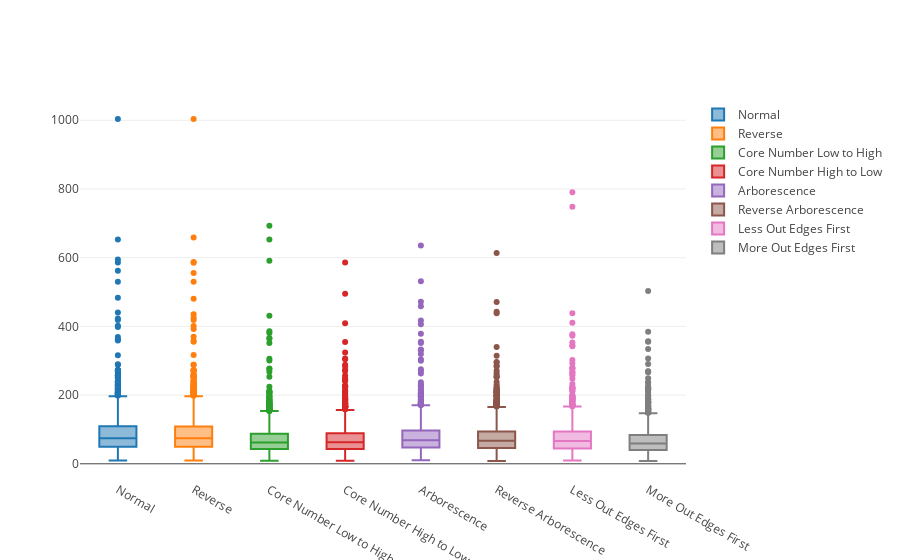

The code cell stored with this chart in its notebook:
### Code cell
boxs = []
for grp in df_grp.groups:
    boxs.append(Box(y=df_grp.get_group(grp)["time"], name=groups[grp]))
# iplot([boxs[2], boxs[7]])
iplot(boxs)

### Figure 1 — Plotly figure (JSON) as saved in the notebook; plotly's stock layout.template omitted (floating-point values rounded to 4 significant figures; data arrays with more than 128 entries replaced by an {"elided": "..."} marker saying what was removed)
{"data": [{"name": "Normal", "type": "box", "y": {"elided": "1704 float values"}}, {"name": "Reverse", "type": "box", "y": {"elided": "1704 float values"}}, {"name": "Core Number Low to High", "type": "box", "y": {"elided": "1704 float values"}}, {"name": "Core Number High to Low", "type": "box", "y": {"elided": "1704 float values"}}, {"name": "Arborescence", "type": "box", "y": {"elided": "1704 float values"}}, {"name": "Reverse Arborescence", "type": "box", "y": {"elided": "1704 float values"}}, {"name": "Less Out Edges First", "type": "box", "y": {"elided": "1704 float values"}}, {"name": "More Out Edges First", "type": "box", "y": {"elided": "1704 float values"}}], "layout": {}}
